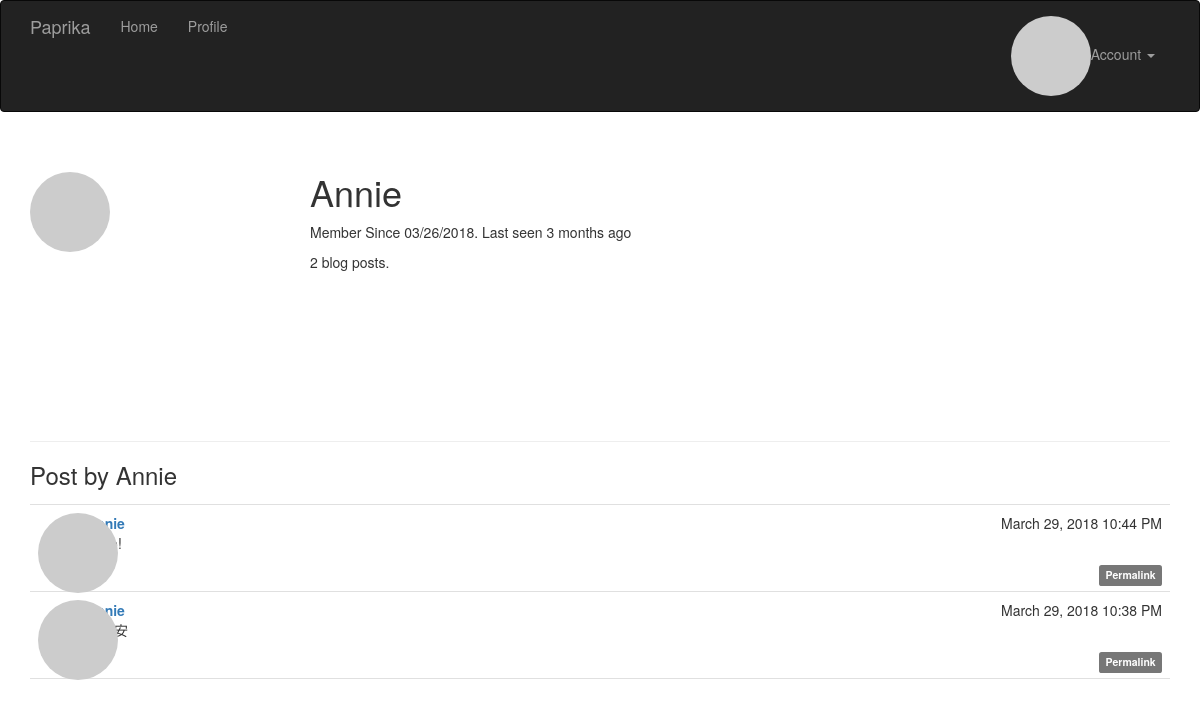
Screenshot of /user/Annie (signed in) with the database file from the repository.
### app/models.py (models this page shows, shortened)
class User(UserMixin, db.Model):
    __tablename__ = 'users'
    id = db.Column(db.Integer, primary_key=True)
    email = db.Column(db.String(64), unique=True, index=True)
    username = db.Column(db.String(64), unique=True, index=True)
    role_id = db.Column(db.Integer, db.ForeignKey('roles.id'))
    password_hash = db.Column(db.String(128))
    confirmed = db.Column(db.Boolean, default=False)
    name = db.Column(db.String(64))
    location = db.Column(db.String(64))
    about_me = db.Column(db.Text())
    member_since = db.Column(db.DateTime(), default=datetime.now)
    last_seen = db.Column(db.DateTime(), default=datetime.now)
    followed = db.relationship('Follow', foreign_keys=[Follow.follower_id], backref=db.backref('follower', lazy='joined'), lazy='dynamic', cascade='all, delete-orphan')
    follower = db.relationship('Follow', foreign_keys=[Follow.followed_id],
                               backref=db.backref('followed', lazy='joined'), lazy='dynamic',
                               cascade='all, delete-orphan')
    avatar_hash = db.Column(db.String(32))
    posts = db.relationship('Post', backref='author', lazy='dynamic')
    @property
    def password(self):
        raise AttributeError('password is not a readable attribute')
    def can(self, permissions):
        return self.role is not None and self.role.has_permission(permissions)
    def is_admin(self):
        return self.can(Permission.ADMINISTER)
    def ping(self):
        self.last_seen = datetime.now()
        db.session.add(self)
    def gravatar(self, size=100, default='identicon', rating='g'):
        if request.is_secure:
            url = 'https://secure.gravatar.com/avatar'
        else:
            url = 'https://www.gravatar.com/avatar'
        hash = self.avatar_hash or hashlib.md5(self.email.encode('utf-8')).hexdigest()
        return '{url}/{hash}?s={size}&d={default}&r={rating}'.format(
            url=url, hash=hash, size=size, default=default, rating=rating)

class Post(db.Model):
    __tablename__ = 'posts'
    id = db.Column(db.Integer, primary_key=True)
    body = db.Column(db.Text)
    timestamp = db.Column(db.DateTime, index=True, default=datetime.now)
    author_id = db.Column(db.Integer, db.ForeignKey('users.id'))
    body_html = db.Column(db.Text)

### app/main/views.py (the view)
@main.route('/user/<username>')
def user(username):
    user = User.query.filter_by(username=username).first()
    if user is None:
        abort(404)
    posts = user.posts.order_by(Post.timestamp.desc()).all()
    return render_template('user.html', user=user, posts=posts)

### app/auth/views.py (called while the page is built)
@auth.before_app_request
def before_request():
    if current_user.is_authenticated:
        current_user.ping()
        if  not current_user.confirmed \
                and request.endpoint \
                and request.blueprint != 'auth' \
                and request.endpoint != 'static':
            return redirect(url_for('auth.unconfirmed'))

### app/main/__init__.py (called while the page is built)
@main.app_context_processor
def inject_permission():
    return dict(Permission=Permission)

### app/models.py (called while the page is built)
@login_manager.user_loader
def load_user(user_id):
    return User.query.get(int(user_id))

    def has_permission(self, perm):
        return self.permissions & perm == perm

### app/templates/user.html (shortened to what this page needs)
{% extends "base.html" %}
{% block page_content %}
<div class="page-header">
	<img class="img-circle profile-thumbnail" src="{{ user.gravatar(size=256) }}">
	<div class="profile-header">
		<h1>{{ user.username }}</h1>
		<p>
			Member Since {{ moment(user.member_since).format("L") }}.
			Last seen {{ moment(user.last_seen).fromNow() }}
		</p>
		<p>{{ user.posts.count() }} blog posts.</p>
	   </div>
</div>
<h3>Post by {{ user.username }}</h3>
{% include '_posts.html' %}
{% endblock %}

### app/templates/_posts.html (shortened to what this page needs)
<ul class="posts">
    {% for post in posts %}
    <li class="post">
        <div class="post-thumbnail">
            <a href="{{ url_for('.user', username=post.author.username) }}">
                <img class="img-circle profile-thumbnail" src="{{ post.author.gravatar(size=40) }}">
            </a>
        </div>
        <div class="post-content">
            <div class="post-date">{{ moment(post.timestamp).format("LLL") }}</div>
            <div class="post-author"><a href="{{ url_for('.user', username=post.author.username) }}">{{ post.author.username }}</a></div>
            <div class="post-body">
                {% if post.body_html %}
                    {{ post.body_html | safe}}
                {% else %}
                    {{ post.body }}
                {% endif %}
            </div>
            <div class="post-footer">
                <a href="{{ url_for('.post', id=post.id) }}">
                    <span class="label label-default">Permalink</span>
                </a>
            </div>
        </div>
    </li>
    {% endfor %}
</ul>

### app/static/styles.css (style rules this page uses)
.profile-thumbnail { position: absolute; }
.profile-header { min-height: 260px; margin-left: 280px; }
ul.posts { list-style-type: none; padding: 0px; margin: 16px 0px 0px 0px; border-top: 1px solid #e0e0e0; }
ul.posts li.post { padding: 8px; border-bottom: 1px solid #e0e0e0; }
div.post-date { float: right; }
div.post-author { font-weight: bold; }
div.post-thumbnail { position: absolute; }
div.post-content { margin-left: 48px; min-height: 48px; }
div.post-footer { text-align: right; }

### app/templates/_posts.html (style rules this page uses)
div.post-footer { text-align: right; }

### rows the page displays
User: username "Annie", member_since "03/26/2018", last_seen "3 months ago"
Post: timestamp "March 29, 2018 10:44 PM"
Post: timestamp "March 29, 2018 10:38 PM"

### other values shown
{{ user.posts.count() }} "2"
